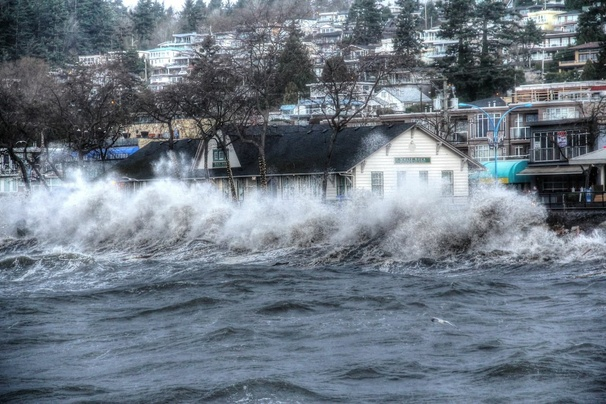
#> input picture images/original_hazard_images/coastal-flooding.jpg, 606 x 404 px, shrunk from 1280 x 853 before the run; its folder holds 4 pictures in this run
$ jupyter execute image_processor.ipynb
#> lines starting #> are read from the running program, lines starting #| are printed output that depends on the picture
[cell 1]
from PIL import Image
import os
import glob

[cell 2]
inputdir=os.path.join("images","original_hazard_images")
outputdir=os.path.join("images","cropped_hazard_images")

aspect_ratio=5

for f in glob.glob(os.path.join(inputdir,"*.jpg")):
    im = Image.open(f)
#> im is the input picture: PIL image 606x404 RGB; mean R, G, B 109.8, 120.5, 131.6
    w_orig,h_orig=im.size
#> w_orig = 606; h_orig = 404
    #determine if width or height limited (for given aspect ratio)
    proper_width=h_orig*aspect_ratio
#> proper_width = 2020
    if w_orig > proper_width: #trim width
        dw_crop=int((w_orig-proper_width)/2)
        im_cropped=im.crop((dw_crop,0,w_orig-dw_crop,h_orig))
    else: #trim height
        proper_height=w_orig/aspect_ratio
#> proper_height = 121.2
        dh_crop=int((h_orig-proper_height)/2)
#> dh_crop = 141
        im_cropped=im.crop((0,dh_crop,w_orig,h_orig-dh_crop))
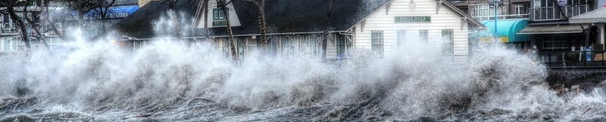
#> im_cropped: PIL image 606x122 RGB; mean R, G, B 136.9, 146.1, 155.9
    print(im_cropped.size)
#| (606, 122)
    fout=os.path.join(outputdir,os.path.basename(im.filename))
    im_cropped.save(fout)
#> pass 2 of the loop `for f in glob.glob(os.path.join(inputdir,"*.jpg")):`:
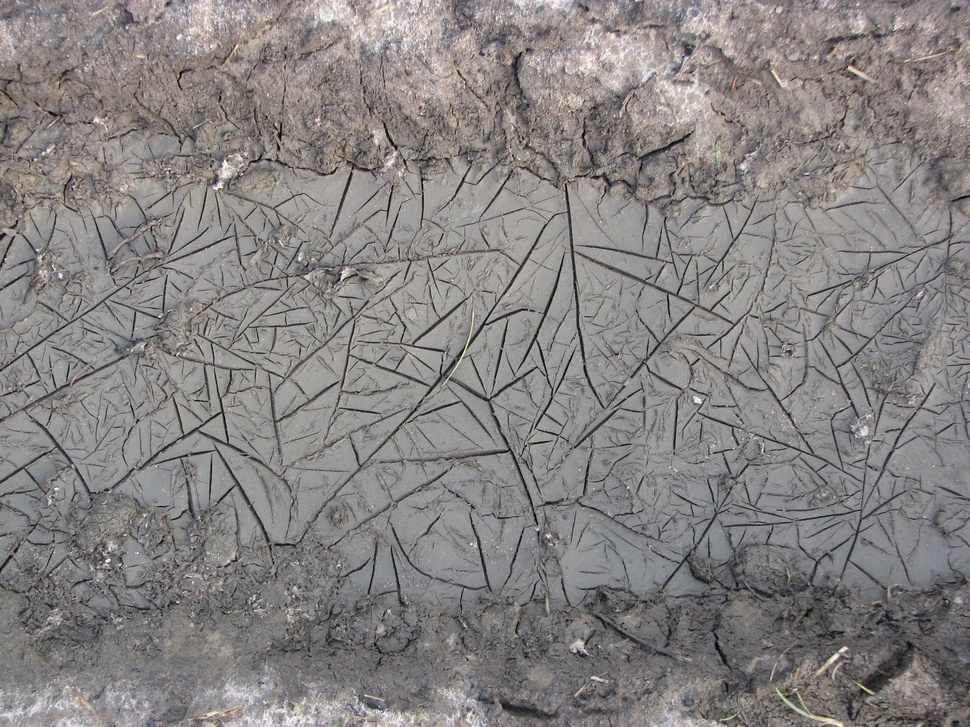
#> input picture images/original_hazard_images/drought.jpg, 970 x 727 px, shrunk from 2048 x 1536 before the run
#> im is the input picture: PIL image 970x727 RGB; mean R, G, B 134.3, 130.9, 130
#> `im_cropped=im.crop((0,dh_crop,w_orig,h_orig-dh_crop))`:
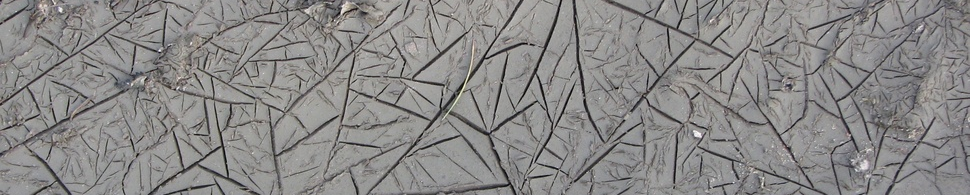
#> im_cropped: PIL image 970x195 RGB; mean R, G, B 138.2, 136.8, 136
#| (970, 195)
#> pass 3 of the loop `for f in glob.glob(os.path.join(inputdir,"*.jpg")):`:
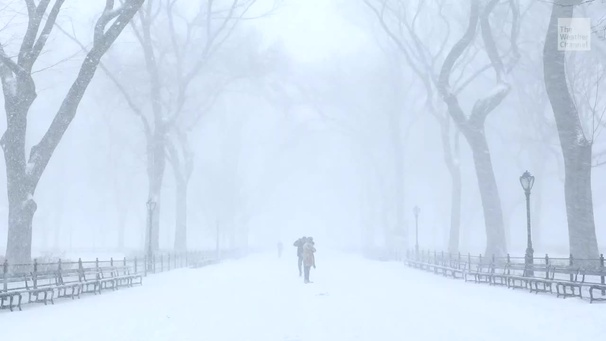
#> input picture images/original_hazard_images/extreme-cold.jpg, 606 x 341 px, shrunk from 1280 x 720 before the run
#> im is the input picture: PIL image 606x341 RGB; mean R, G, B 209, 223.4, 239
#> `im_cropped=im.crop((0,dh_crop,w_orig,h_orig-dh_crop))`:
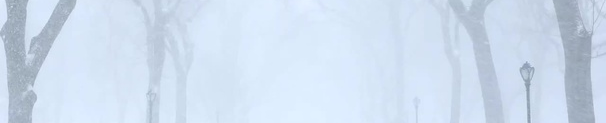
#> im_cropped: PIL image 606x123 RGB; mean R, G, B 206.5, 221.2, 238.3
#| (606, 123)
#> the loop made 4 passes; the first 3 are shown

[cell 3]
w_orig,h_orig
#> Out = (909, 455)
